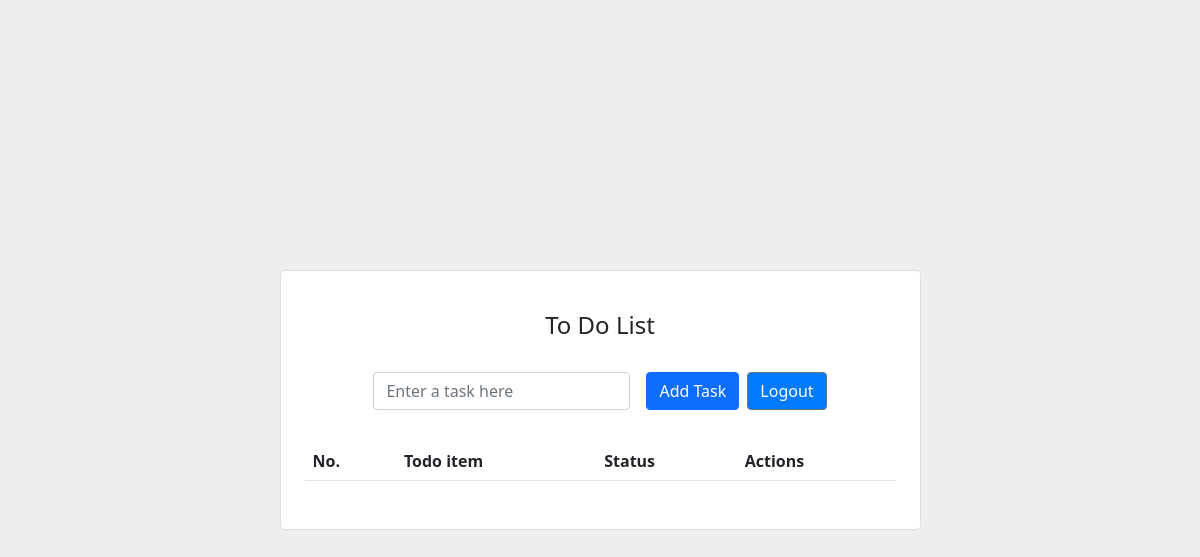
Before: / (signed in) with the older database file.
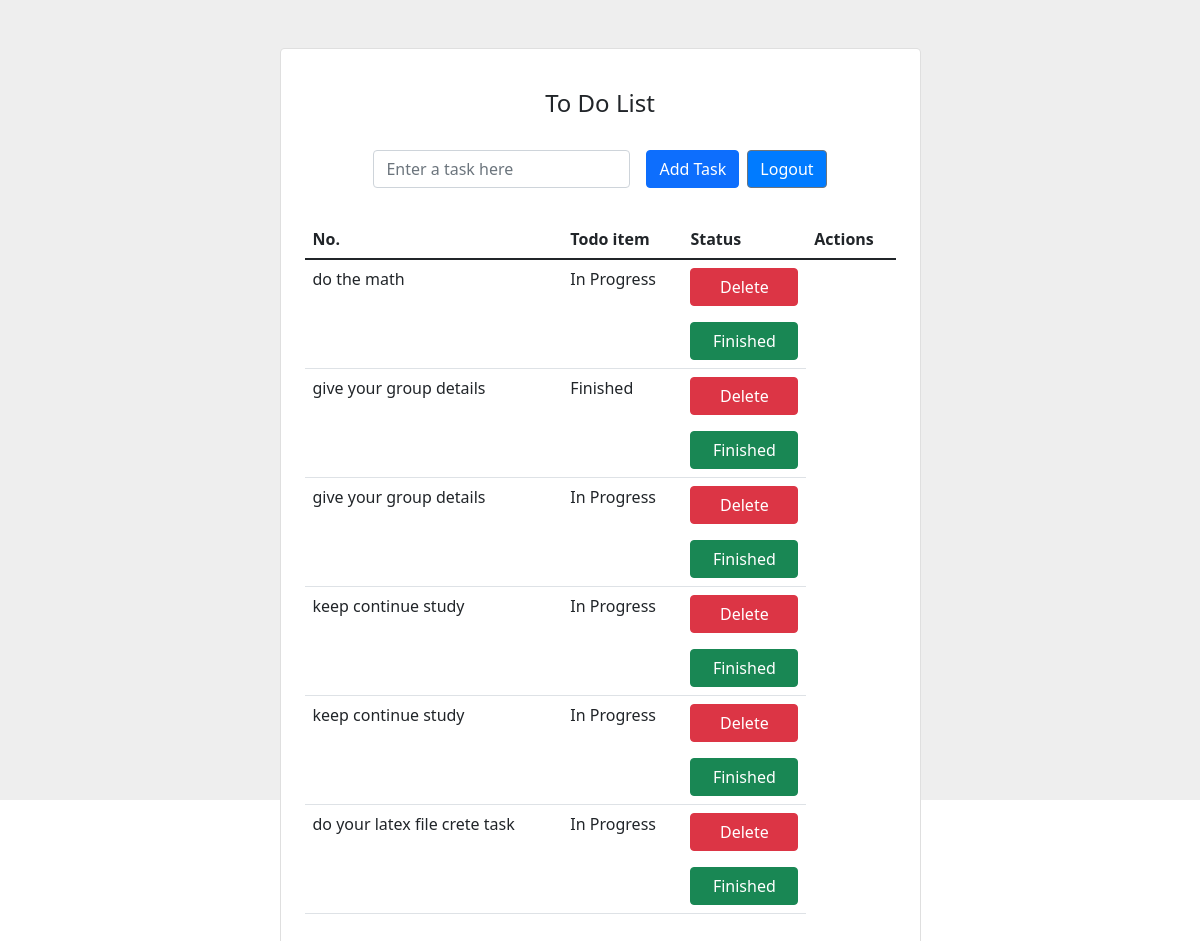
After: the same page with the newer database file.
### ToDoApp/models.py (models this page shows, shortened)
class ToDo(models.Model):
    user=models.ForeignKey(User,on_delete=models.CASCADE)
    todo_name=models.CharField(max_length=100,blank=False, null=False)
    status=models.BooleanField(default=False)

### ToDoApp/views.py (the view)
# urls.py: 2. Add a URL to urlpatterns:  path('', views.home, name='home')
@login_required
def home(request):
    if not request.user.is_authenticated:
        return redirect('login')
    if request.method == 'POST':
        task=request.POST.get('task')
        if task.strip():
            new_todo=ToDo(user=request.user,todo_name=task)
            new_todo.save()
    all_todos = ToDo.objects.filter(user=request.user).exclude(todo_name__iexact='').exclude(todo_name__exact=' ')
    return render(request, 'todoapp/todo.html',{'all_todos':all_todos})

### templates/todoapp/todo.html (shortened to what this page needs)
<link rel="stylesheet" href="https://cdn.jsdelivr.net/npm/bootstrap@5.1.3/dist/css/bootstrap.min.css">
<section class="vh-100" style="background-color: #eee;">
    <div class="container py-5 h-100">
      <div class="row d-flex justify-content-center align-items-center h-100">
        <div class="col col-lg-9 col-xl-7">
          <div class="card rounded-3">
            <div class="card-body p-4">
              <h4 class="text-center my-3 pb-3">To Do List</h4>
              <form method="POST" class="row row-cols-lg-auto g-3 justify-content-center align-items-center mb-4 pb-2">
                <div class="col-12">
                  <div class="form-outline">
                    <input type="text" id="form1" class="form-control" name="task"  placeholder="Enter a task here"/>
                  </div>
                </div>
                <div class="col-12 d-flex justify-content-center">
                  <button type="submit" class="btn btn-primary me-2">Add Task</button>
                  <a href="{% url 'logout' %}" style="background-color: #007BFF" class="btn btn-secondary ">Logout</a>
                </div>
              </form>
              <table class="table mb-4">
                <thead>
                  <tr>
                    <th scope="col">No.</th>
                    <th scope="col">Todo item</th>
                    <th scope="col">Status</th>
                    <th scope="col">Actions</th>
                  </tr>
                </thead>
                <tbody>
                  {% for task in all_todos %}
                  <tr>
                    <td>{{task.todo_name}}</td>
                    {% if task.status == True %}
                    <td>Finished</td>
                    {% else %}
                    <td>In Progress</td>
                    {% endif %}
                    <td class="d-flex flex-column align-items-center">
                        <a href="{% url 'delete' task.todo_name  %}" class="w-100 mb-2">
                           <button type="submit" class="btn btn-danger mb-2 w-100">Delete</button>
                           </a>
                      <a href="{% url 'update' task.todo_name %}" class="w-100">
                        <button type="button" class="btn btn-success w-100">Finished</button>
                    </a>
                  </td>
                  </tr>
                  {% endfor %}
                </tbody>
              </table>
            </div>
          </div>
        </div>
      </div>
    </div>
  </section>

Changed rows visible on the page:
added ToDo: todo_name "do the math", status "In Progress"
added ToDo: todo_name "give your group details", status "Finished"
added ToDo: todo_name "give your group details", status "In Progress"
added ToDo: todo_name "keep continue study", status "In Progress"
added ToDo: todo_name "keep continue study", status "In Progress"
added ToDo: todo_name "do your latex file crete task", status "In Progress"
